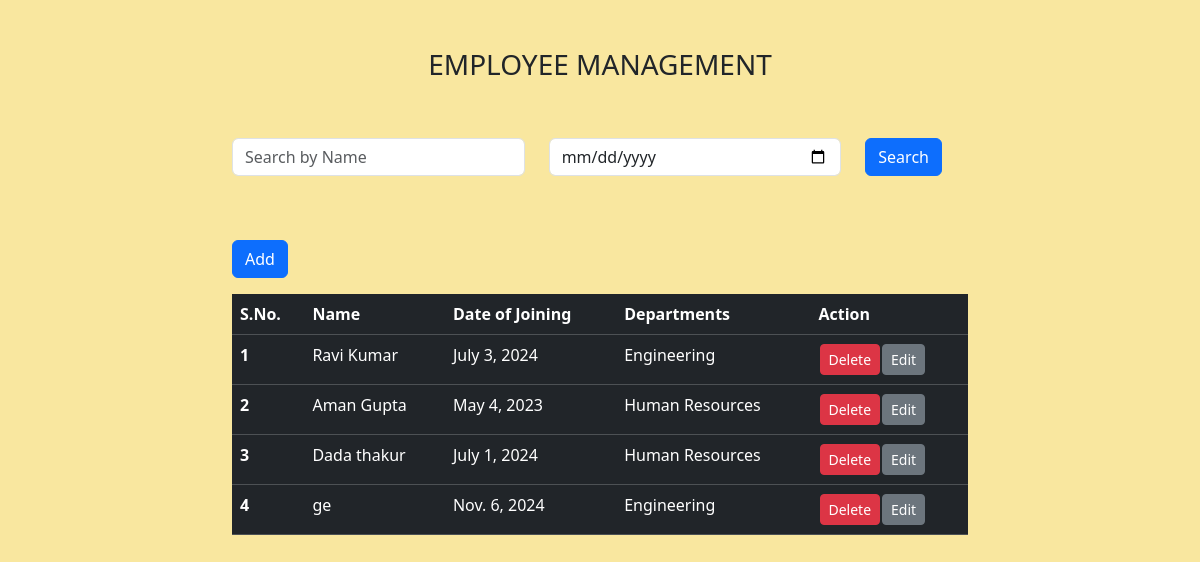
The page / on the database its author committed.
### myproject/models.py (models this page shows, shortened)
class Employees(models.Model):
    id = models.IntegerField(primary_key=True)
    name = models.CharField(max_length=60)
    date_of_joining = models.DateField()
    dept = models.ForeignKey(Departments, on_delete=models.CASCADE)

class Departments(models.Model):
    name = models.CharField(max_length=100, primary_key=True)
    email = models.CharField(max_length=100)
    def __str__(self):
        return self.name

### myproject/views.py (the view)
# urls.py: 2. Add a URL to urlpatterns:  path('', Home.as_view(), name='home')
class Home(View):
    def get(self, request):
        emp_filter = EmployeesFilter(request.GET, queryset=Employees.objects.all())
        emp_data = emp_filter.qs
        return render(request, 'home.html', {'empdata' : emp_data, 'filter' : emp_filter})

### myproject/templates/home.html (shortened to what this page needs)
{% extends 'index.html' %}
{% block main_content %}
<section class="container">
    <div class="row justify-content-around text-center mt-5">
        <div class="col-sm-8">
            <h3>EMPLOYEE MANAGEMENT</h3>
        </div>
    </div>
    <div class="row justify-content-around mt-5">
        <div class="col-sm-8">
            <form method="get" action="">
                <div class="row mb-3">
                    <div class="col-md-5">
                        <input type="text" name="name" class="form-control" placeholder="Search by Name"
                               value="{{ request.GET.name }}">
                    </div>
                    <div class="col-md-5">
                        <input type="date" name="date_of_joining" class="form-control"
                               value="{{ request.GET.date_of_joining}}">
                    </div>
                    <div class="col-md-2">
                        <button type="submit" class="btn btn-primary">Search</button>
                    </div>
                </div>
            </form>
        </div>
    </div>
    <div class="row justify-content-around mt-5">
        <div class="col-sm-8">
            <a href="{% url 'add-employees' %}" class="btn btn-primary float-end">Add</a>
        </div>
    </div>
    <div class="row justify-content-around mt-3">
        <div class="col-sm-8">
            <table class="table table-dark table-hover">
                <thead>
                    <tr>
                        <th scope="col">S.No.</th>
                        <th scope="col">Name</th>
                        <th scope="col">Date of Joining</th>
                        <th scope="col">Departments</th>
                        <th scope="col">Action</th>
                    </tr>
                </thead>
                <tbody>
                    {% for emp in empdata %}
                    <tr>
                        <th scope="row">{{ forloop.counter }}</th>
                        <td>{{ emp.name }}</td>
                        <td>{{ emp.date_of_joining }}</td>
                        <td>{{ emp.dept }}</td>
                        <td>
                            <table>
                                <tr>
                                    <td>
                                        <form action="{% url 'delete-employees' %}" method="POST">
                                            <input type="submit" value="Delete" class="btn btn-danger btn-sm">
                                        </form>
                                    </td>
                                    <td>
                                        <a href="{% url 'edit-employees' emp.id %}" class="btn btn-secondary btn-sm">Edit</a>
                                    </td>
                                </tr>
                            </table>
                        </td>
                    </tr>
                    {% empty %}
                    <tr>
                        <td colspan="5" class="text-center">No employees found.</td>
                    </tr>
                    {% endfor %}
                </tbody>
            </table>
        </div>
    </div>
</section>
{% endblock main_content %}

### myproject/templates/index.html (shortened to what this page needs)
<!doctype html>
<html lang="en">
  {% load static %}
  <head>
    <link rel="stylesheet" href="https://cdn.jsdelivr.net/npm/bootstrap@5.3.3/dist/css/bootstrap.rtl.min.css">
    <link rel="stylesheet" href="{% static 'style.css' %}">
  </head>
  <body style="background-color: #f9e79f;">
    {% block main_content %}{% endblock main_content %}
  </body>
</html>

### myproject/static/css/js/style.css (style rules this page uses)
body { background-color: #7393B3; }

### rows shown on the page
Employees: name "Ravi Kumar", date_of_joining "July 3, 2024", dept "Engineering"
Employees: name "Aman Gupta", date_of_joining "May 4, 2023", dept "Human Resources"
Employees: name "Dada thakur", date_of_joining "July 1, 2024", dept "Human Resources"
Employees: name "ge", date_of_joining "Nov. 6, 2024", dept "Engineering"
